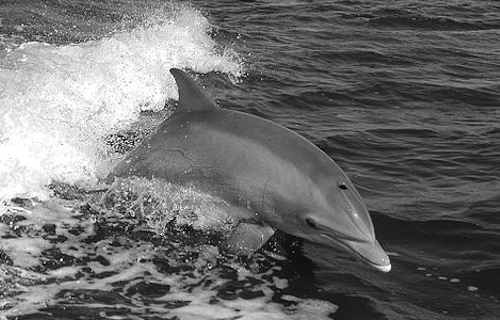
#> input picture images/dolphin.png, 500 x 320 px
$ python 02-01-loadShowImage.py
#> lines starting #> are read from the running program, lines starting #| are printed output that depends on the picture
#!/usr/bin/env python3
# -*- coding: utf-8 -*-
import matplotlib.pyplot as plt
import cv2
# read image
img = cv2.imread("images/dolphin.png", 0)
#> img is the input picture: shape (320, 500); min 0, max 255, mean 109.1
print('Image Dimension    : ', img.shape)
#| Image Dimension    :  (320, 500)
print('Image Height       : ', img.shape[0])
#| Image Height       :  320
print('Image Width        : ', img.shape[1])
#| Image Width        :  500
# print('Number of Channels : ', img.shape[2])
print('Object type        : ', type(img))
#| Object type        :  <class 'numpy.ndarray'>
print('Elements data type : ', img.dtype)
#| Elements data type :  uint8
print(img)
#> (printed output is left out)
print(img[100, 200])
#| 81
plt.plot(img)
plt.show()
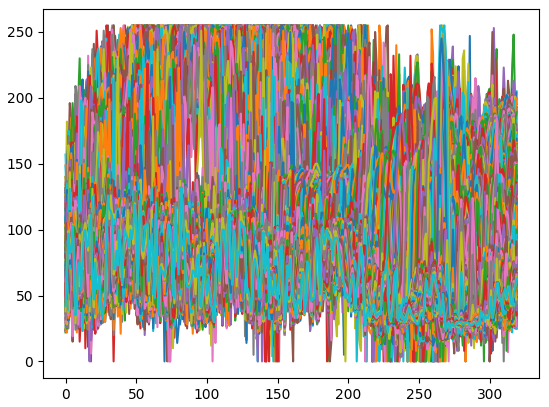
#> figure drawn by matplotlib, 1 panel; curve peaks at x = 146, y = 255; curve peaks at x = 145, y = 255; curve peaks at x = 138, y = 255
# set window object
# cv2.namedWindow("image_1", cv2.WINDOW_NORMAL)
# show image
cv2.imshow("image_1", img)
# wait to press any key to close
cv2.waitKey(0)
cv2.destroyAllWindows()

$ run again, with images/bicycle.png copied over images/dolphin.png
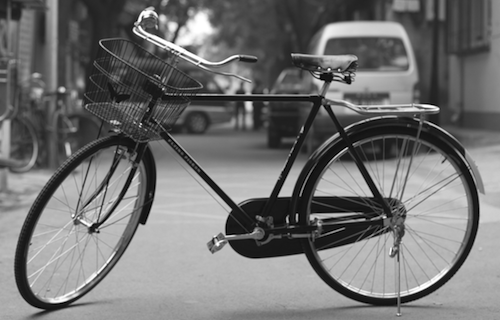
#> input picture images/bicycle.png, 500 x 320 px
#> img is the input picture: shape (320, 500); min 0, max 255, mean 114.2
#| Image Dimension    :  (320, 500)
#| Image Height       :  320
#| Image Width        :  500
#| Object type        :  <class 'numpy.ndarray'>
#| Elements data type :  uint8
#> (printed output is left out)
#| 39
#> `plt.show()`:
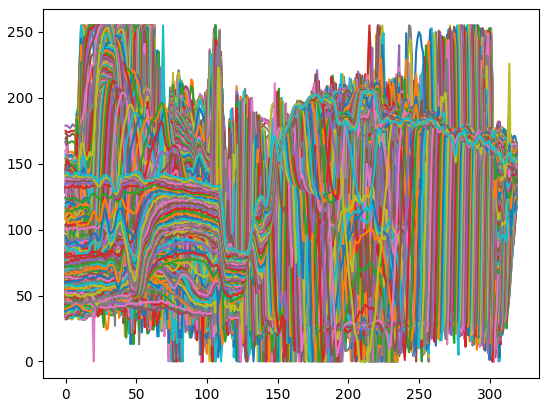
#> figure drawn by matplotlib, 1 panel; curve peaks at x = 250, y = 185; curve peaks at x = 250, y = 185; curve peaks at x = 256, y = 185

$ run again, with images/blood-cells.png copied over images/dolphin.png
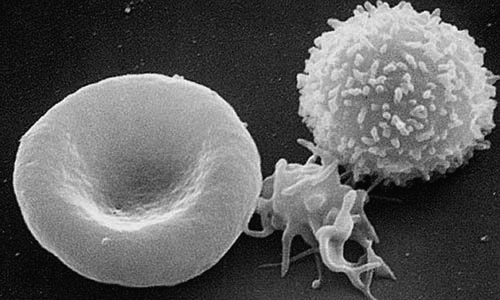
#> input picture images/blood-cells.png, 500 x 300 px
#> img is the input picture: shape (300, 500); min 5, max 255, mean 94.5
#| Image Dimension    :  (300, 500)
#| Image Height       :  300
#| Image Width        :  500
#| Object type        :  <class 'numpy.ndarray'>
#| Elements data type :  uint8
#> (printed output is left out)
#| 187
#> `plt.show()`:
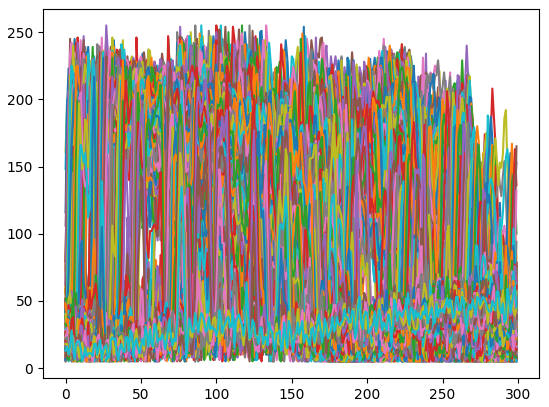
#> figure drawn by matplotlib, 1 panel; curve peaks at x = 295, y = 62; curve peaks at x = 295, y = 50; curve peaks at x = 192, y = 41

$ run again, with images/brooklyn-bridge.png copied over images/dolphin.png
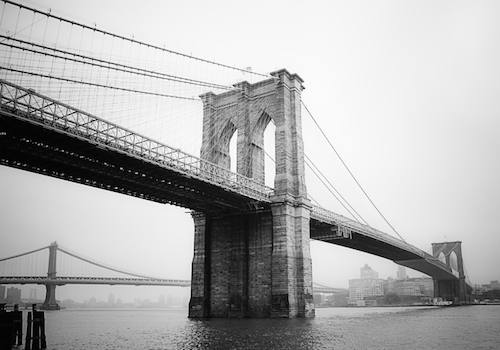
#> input picture images/brooklyn-bridge.png, 500 x 350 px
#> img is the input picture: shape (350, 500); min 0, max 255, mean 175.7
#| Image Dimension    :  (350, 500)
#| Image Height       :  350
#| Image Width        :  500
#| Object type        :  <class 'numpy.ndarray'>
#| Elements data type :  uint8
#> (printed output is left out)
#| 213
#> `plt.show()`:
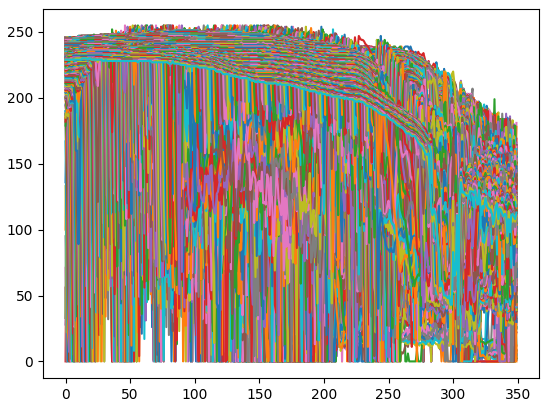
#> figure drawn by matplotlib, 1 panel; curve peaks at x = 45, y = 196; curve peaks at x = 45, y = 197; curve peaks at x = 58, y = 195
